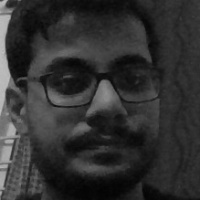
#> input picture face/1.jpg, 200 x 200 px, given in place of the camera
$ python facerecognition-part3.py
#> lines starting #> are read from the running program, lines starting #| are printed output that depends on the picture; after the words box and inside, x2 and y2 are one past the last pixel; in counts of white or black regions, pixels touching at a corner belong together
#> further down, frame is the input picture: shape (200, 200, 3); min 3, max 191, mean 49.1
# Import the modules
import cv2
import numpy as np
import time

# Load HAAR face classifier
face_classifier = cv2.CascadeClassifier( 'haarcascade_frontalface_default.xml')

# Function to detect face
def face_detector(img, size=0.5):
    # Convert image to grayscale
#> called with size = 0.5
    gray = cv2.cvtColor(img,cv2.COLOR_BGR2GRAY)
    faces = face_classifier.detectMultiScale( gray, 1.3, 5)
#> faces = [[12, 16, 171, 171]]
    # If face not found return blank region
    if faces is ():
        return img, []
    # Obtain Region of face
    for (x,y,w,h) in faces:
        cv2.rectangle(img, (x,y), (x+w,y+h), (0,255,255),2)
        roi = img[y:y+h, x:x+w]
        roi = cv2.resize(roi, (200, 200))
#> this loop made 1 pass
#> pass 1, in face_detector, `roi = img[y:y+h, x:x+w]`:
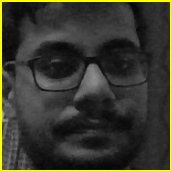
#> roi: shape (171, 171, 3); mean B, G, R 45.4, 54.3, 54.3
#> after the loop:
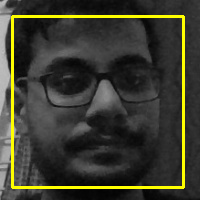
#> img: shape (200, 200, 3); 5.12% of pixels changed, all inside (x1, y1, x2, y2) = (11, 15, 185, 189)
    return img, roi


# Open Webcam
cap = cv2.VideoCapture(0)
while True:
    ret, frame = cap.read()
    image, face = face_detector(frame)
    try:
        face = cv2.cvtColor(face, cv2.COLOR_BGR2GRAY)
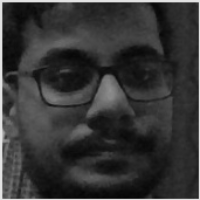
#> face: shape (200, 200); min 5, max 226, mean 53.3
        # Pass face to prediction model
        # "results" comprises of a tuple containing the label and the confidence value
        results = model.predict(face)
        # Tell about the confidence of user.
        if results[1] < 500:
            confidence = int( 100 * (1 - (results[1])/400) )
            display_string = str(confidence) + '% Confident it is User'
        cv2.putText(image, display_string, (100, 120), cv2.FONT_HERSHEY_COMPLEX, 1, (255,120,150), 2)
        # If confidence is greater than 90 then the face will be recognized.
        if confidence > 80:
            cv2.putText(image, "Unlocked", (250, 450), cv2.FONT_HERSHEY_COMPLEX, 1, (0,255,0), 2)
            cv2.imshow('Face Recognition', image )
        # If confidence is less than 90 then the face will not be recognized.
        else:
            cv2.putText(image, "Locked", (250, 450), cv2.FONT_HERSHEY_COMPLEX, 1,  (0,0,255), 2)
            cv2.imshow('Face Recognition', image )
    # Raise exception in case, no image is found
    except:
        cv2.putText(image, "No Face Found", (220, 120) , cv2.FONT_HERSHEY_COMPLEX, 1, (0,0,255), 2)
        cv2.putText(image, "Locked", (250, 450), cv2.FONT_HERSHEY_COMPLEX, 1, (0,0,255), 2)
        cv2.imshow('Face Recognition', image )
        pass
    # Breaks loop when enter is pressed
    if cv2.waitKey(1) == 13: #13 is the Enter Key
#> (key Esc is pressed here)
        break

# Release and destroyAllWindows
cap.release()
cv2.destroyAllWindows()
